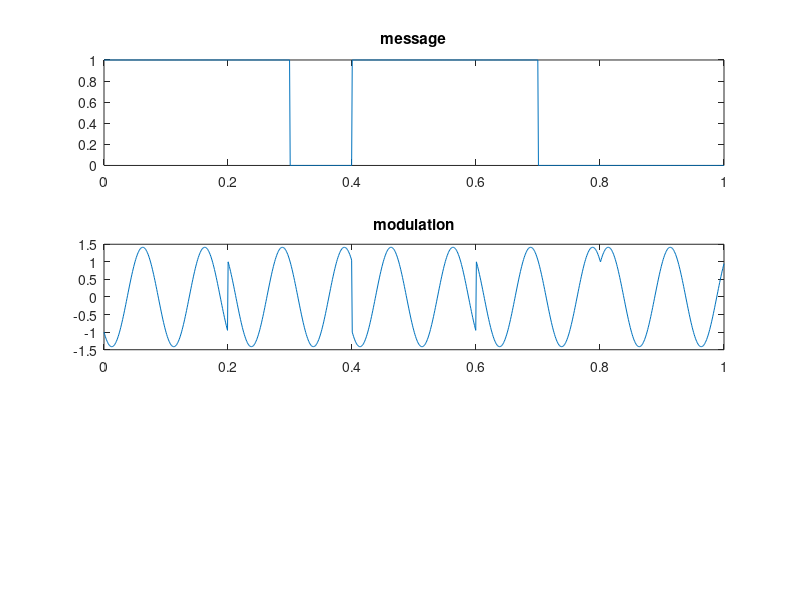

This chart was generated by the following MATLAB code: (Note: this script raises an error after producing the figure.)
clc;
clear all;
close all;
t=linspace(0,1,1000);
i=0;
while i~=1000
    msg(i+1)=randi([0,1]);
    j=0;
    while j~=100
        msg(i+j+1)=msg(i+1);%MESSAGE GENERATION
        j=j+1;
    end
    i=i+100;
end
f=10;
c1=cos(2*pi*f*t); %CARRIER1
c2=sin(2*pi*f*t); %CARRIER2 SHIFTED BY 180.
k=1;
for i=1:5
      for j=1:200
          even((i-1)*200+j)=msg(k+100);
      end
      k=k+200;
end

k=1;
for i=1:5
      for j=1:200
          odd((i-1)*200+j)=msg(k);
      end
      k=k+200;
end

for i=1:5
    if(even(((i-1)*200)+1)==0)
        for j=1:200
            mod1((i-1)*200+j)=c1(j);
        end
    else
        for j=1:200
            mod1((i-1)*200+j)=-c1(j);
        end
    end
end

for i=1:5
    if(odd((i-1)*200+1)==0)
        for j=1:200
            mod2((i-1)*200+j)=c2(j);
        end
    else
        for j=1:200
            mod2((i-1)*200+j)=-c2(j);
        end
    end
end

mod=mod1+mod2;


subplot(3,1,1);
plot(t,msg);
title('message');
subplot(3,1,2);
plot(t,mod);
title('modulation');


v1=mod.*c1;
v2=mod.*c2;
syms t;
y1=int(v1,t,0,1);
y2=int(v2,t,0,1);
t=linspace(0,1,1000);
y1=double(y1);
y2=double(y2);

x1=reshape(y1,200,5);
demod1=mean(x1)
x2=reshape(y2,200,5);
demod2=mean(x2)

for i=1:5
    if demod1(i)<0 && demod2(i)<0
    for j=1:200
        demodulation((i-1)*200+j)=1;
    end
    elseif demod1(i)>0 && demod2(i)>0
    for j=1:200
        demodulation((i-1)*200+j)=0;
    end
    elseif demod1(i)<0 && demod2(i)>0
    for j=1:100
        demodulation((i-1)*200+j)=0;
    end
    for j=101:200
        demodulation((i-1)*200+j)=1;
    end
    elseif demod1(i)>0 && demod2(i)<0
    for j=1:100
        demodulation((i-1)*200+j)=1;
    end
    for j=101:200
        demodulation((i-1)*200+j)=0;
    end
    end
end
subplot(3,1,3);
plot(t,demodulation);
title('demodulation');

    
    
       

